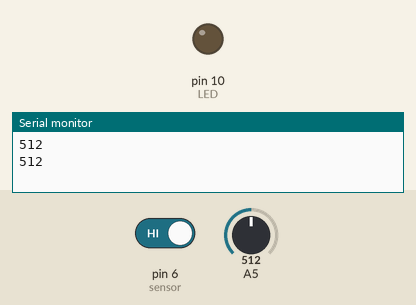
The sketch below on a simulated Arduino Uno, built with avr-gcc and run on an emulated ATmega328P. Parts: output pins drawn as LEDs (lit = HIGH), the last lines printed to the serial monitor. Dashed ring = blinking. Inputs (shaded band) come from the test bench; at power-on: pin 6 (sensor) HIGH, A5 = 512.

Above: at 2.0 s.
2.1 s: pin 6 (sensor) driven LOW
At 3.0 s:
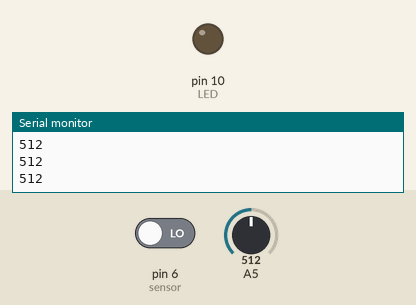
3.8 s: pin 6 (sensor) driven HIGH
At 4.3 s:
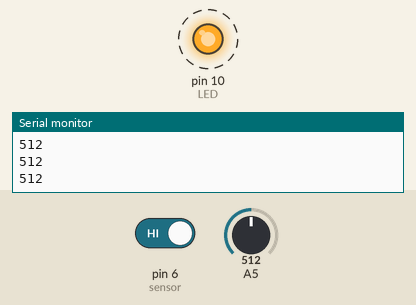
Timing chart, 0 to 14.3 s (numbered marks = the images above; inputs shaded):
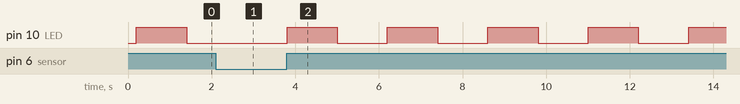

The sketch:

Sensor_sonido_D0.ino
```cpp
int LED = 10 ;
int sensor = 6 ;
bool estado = false ;

void setup()
{

    Serial.begin(9600);    // Iniciamos la puerta serie
  pinMode( LED, OUTPUT) ;
  pinMode( sensor , INPUT_PULLUP) ;
  digitalWrite(LED , LOW) ; // Apagamos el LED al empezar
}
void loop()
{


   int Lectura = analogRead(A5) ;
  Serial.println( Lectura);
  delay(200) ;


  bool  valor =  digitalRead(sensor) ; //leemos el botón: false  =  LOW
  if ( valor == true) // Está activada la salida D0 del sensor
  {
    estado = ! estado ; // cambiamos el estado
    digitalWrite(LED, estado) ; // escribimos el nuevo valor
    delay (1000);
  }
}
```

Measured:
- after the input at 2.1 s, pin 10 (LED): stays LOW (without the input it goes to HIGH after 0.50 s)
- after the input at 3.8 s, pin 10 (LED): alternates HIGH for 1.2 s and LOW for 1.2 s, starting at once
